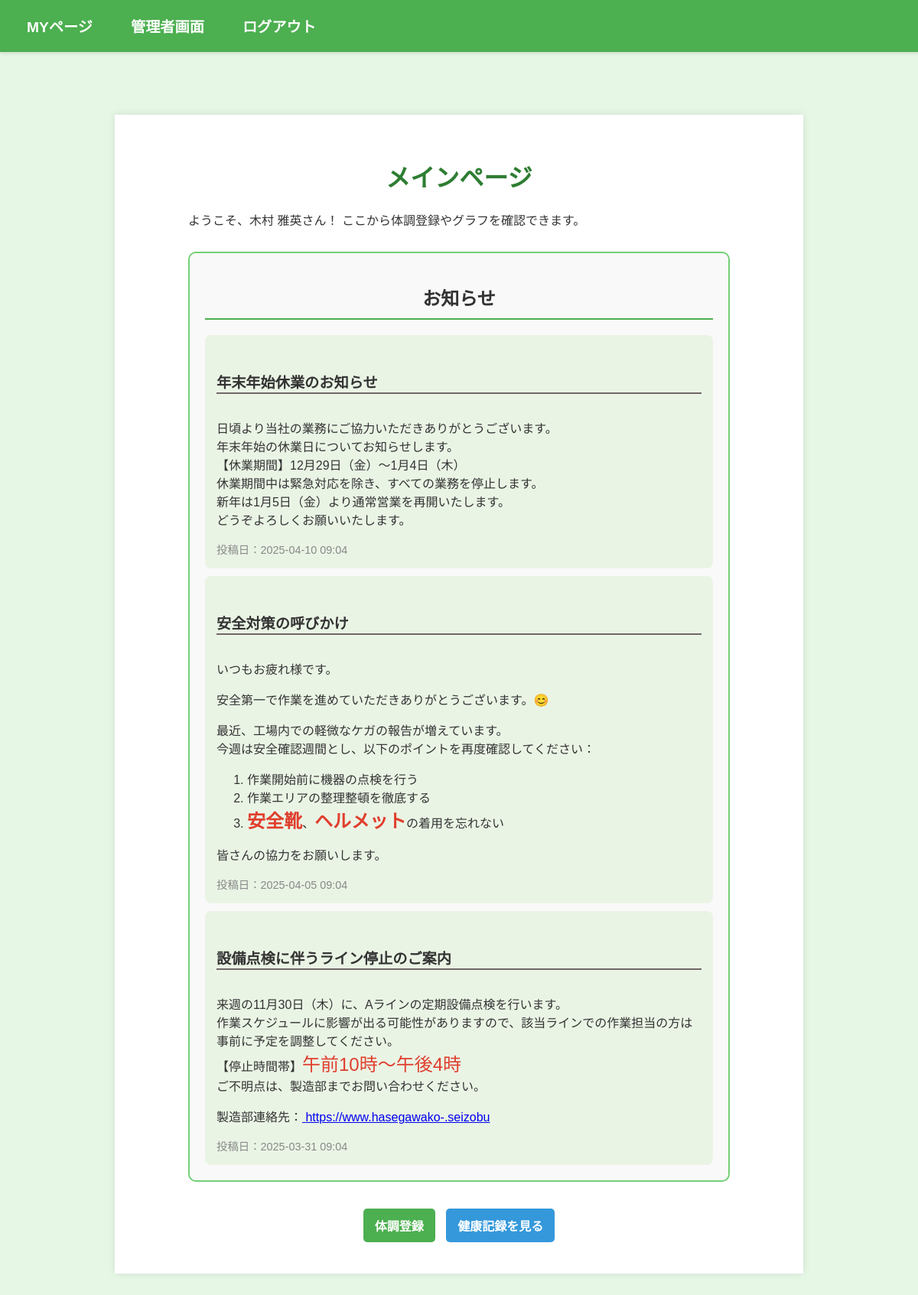
The page /index (signed in) on the database its author committed.
### models.py (models this page shows, shortened)
class User(UserMixin, db.Model):
    __tablename__ = 'user'
    id = db.Column(db.Integer, primary_key=True)
    password_hash = db.Column(db.String(128), nullable=False)
    is_admin = db.Column(db.Boolean, default=False)
    employee_number = db.Column(db.String(100), unique=True, nullable=False)
    department = db.Column(db.String(100), nullable=False)
    name = db.Column(db.String(100), nullable=False)
    phone = db.Column(db.String(15), nullable=False)
    email = db.Column(db.String(120), unique=True, nullable=False)

class Announcement(db.Model):
    id = db.Column(db.Integer, primary_key=True)
    title = db.Column(db.String(100), nullable=False)
    content = db.Column(db.Text, nullable=False)
    date = db.Column(db.DateTime, default=lambda: datetime.now(timezone('Asia/Tokyo')))

### routes.py (the view)
@app.route('/index')
@login_required
def index():
    announcements = Announcement.query.all()  # すべてのお知らせを取得
    return render_template('index.html', announcements=announcements)

### routes.py (called while the page is built)
@login_manager.user_loader
def load_user(user_id):
    return User.query.get(int(user_id))

### templates/index.html (shortened to what this page needs)
{% extends "base.html" %}
{% block content %}
<div class="container text-center main-page">
    <h1 class="mb-4">メインページ</h1>
    <div class="alert alert-info" role="alert">
        <p>ようこそ、<span>{{ current_user.name }}</span>さん！ ここから体調登録やグラフを確認できます。</p>
    </div>
    {% if announcements %}
        <div class="alert alert-warning custom-announcements" role="alert">
            <h2 class="announcement-title">お知らせ</h2>
            {% for announcement in announcements %}
                <div class="announcement-item mb-3">
                    <h5 class="announcement-item-title">{{ announcement.title }}</h5>
                    <p class="announcement-item-content">{{ announcement.content|safe }}</p>
                    <small class="text-muted announcement-item-date">投稿日：{{ announcement.date.strftime('%Y-%m-%d %H:%M') }}</small>
                </div>
            {% endfor %}
        </div>
    {% else %}
        <p class="text-muted">現在お知らせはありません。</p>
    {% endif %}
    <div class="button-group my-4">
        <a href="{{ url_for('register_health') }}" class="btn btn-primary btn-lg mb-3">
             体調登録
        </a>
        <a href="{{ url_for('employee_graph', employee_id=current_user.id) }}" class="btn btn-secondary btn-lg mb-3">
             健康記録を見る
        </a>
    </div>
</div>
{% endblock %}

### static/css/style.css (style rules this page uses)
body { font-family: Arial, sans-serif; margin: 0; padding: 0; background-color: #e6f7e6; color: #333; }
.container { width: 70%; margin: 150px auto; padding: 40px; background-color: #fff; box-shadow: 0 0 10px rgba(0, 0, 0, 0.1); }
h1, h2 { color: #2e7d32; text-align: center; }
button, .btn { width: auto; padding: 10px 15px; font-size: 1rem; border-radius: 5px; text-transform: uppercase; font-weight: bold; background-color: #4CAF50; border: none; color: white; }
.button-group { text-align: center; }
a.btn { display: inline-block; padding: 10px 15px; margin: 5px; color: #fff; text-decoration: none; border-radius: 5px; }
a.btn-primary, a.btn-success, a.btn-danger, a.btn-warning, a.btn-info { background-color: #4CAF50; }
a.btn-secondary { background-color: #3498db; }
.main-page { width: 59%; padding:3% 8%; }
.main-page .alert-warning.custom-announcements { border: 2px solid #73d076; padding: 20px; border-radius: 10px; background-color: #f9f9f9; margin-top: 30px; margin-bottom: 30px; }
.main-page .announcement-title { font-size: 1.5rem; font-weight: bold; color: #333; margin-bottom: 20px; border-bottom: 2px solid #4CAF50; padding-bottom: 10px; }
.main-page .announcement-item { padding: 15px; border-radius: 8px; background-color: #eaf4e5; margin-top: 10px; }
.main-page .announcement-item-title { font-size: 1.2rem; color: #333; font-weight: bold; border-bottom: 2px solid #706868; }
.main-page .announcement-item-content { font-size: 1rem; color: #555; margin-bottom: 10px; }
.main-page .announcement-item-date { font-size: 0.9rem; color: #888; display: block; margin-top: 10px; }

### rows shown on the page
User: name "木村 雅英"
Announcement: title "年末年始休業のお知らせ", content "日頃より当社の業務にご協力いただきありがとうございます。 年末年始の休業日についてお知らせします。 【休業期間】12月29日（金）～1月4日（木） 休業期間中は緊急対応を除き、すべての業務を停止します。 新年は1月5日（金）より通常営業を再開いたします。 どうぞよろしくお願いいたします。", date "2025-04-10 09:04"
Announcement: title "安全対策の呼びかけ", content "いつもお疲れ様です。 安全第一で作業を進めていただきありがとうございます。😊 最近、工場内での軽微なケガの報告が増えています。 今週は安全確認週間とし、以下のポイントを再度確認してください： 作業開始前に機器の点検を行う 作業エリアの整理整頓を徹底する 安全靴 、 ヘルメット の着用を忘れない 皆さんの協力をお願いします。", date "2025-04-05 09:04"
Announcement: title "設備点検に伴うライン停止のご案内", content "来週の11月30日（木）に、Aラインの定期設備点検を行います。 作業スケジュールに影響が出る可能性がありますので、該当ラインでの作業担当の方は事前に予定を調整してください。 【停止時間帯】 午前10時～午後4時 ご不明点は、製造部までお問い合わせください。 製造部連絡先： https://www.hasegawako-.seizobu", date "2025-03-31 09:04"
